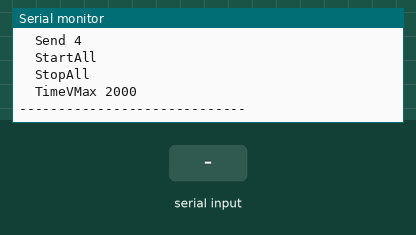
Simulated run of this sketch. Board: Arduino Mega 2560, built with avr-gcc and run on an emulated ATmega2560. On the bench: the last lines printed to the serial monitor. The test bench sets the inputs (shaded band).

Above: at 1.2 s.
1.3 s: "1\n" received over Serial
At 2.4 s:
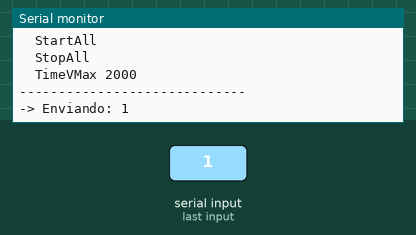
2.8 s: "1\n" received over the second serial link
At 3.5 s:
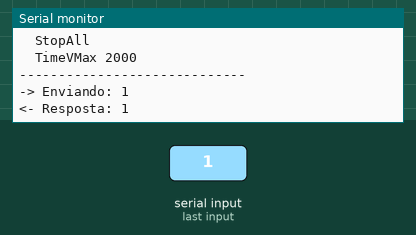
4.3 s: "0\n" received over Serial
At 4.7 s:
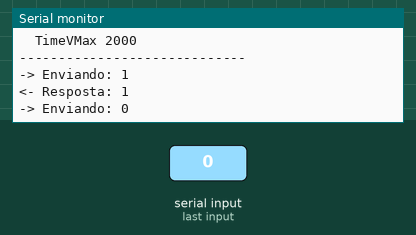
5.8 s: "0\n" received over the second serial link
At 7.0 s:
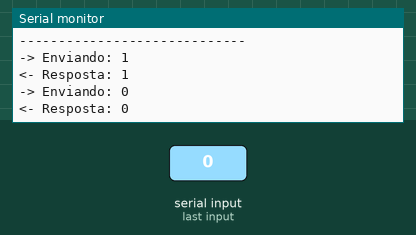

The sketch:

MasterTeste.ino
```cpp
#include <Arduino.h>

#define DEBUG_SERIAL Serial
#define RS485_SERIAL Serial1

// Se o módulo RS485 tiver pino DE/RE, descomente e configure o pino correto.
// #define RS485_DE_RE_PIN 2

void setRs485Tx()
{
#ifdef RS485_DE_RE_PIN
  digitalWrite(RS485_DE_RE_PIN, HIGH);
#endif
}

void setRs485Rx()
{
#ifdef RS485_DE_RE_PIN
  digitalWrite(RS485_DE_RE_PIN, LOW);
#endif
}

void setup()
{
  DEBUG_SERIAL.begin(9600);
  RS485_SERIAL.begin(9600);

#ifdef RS485_DE_RE_PIN
  pinMode(RS485_DE_RE_PIN, OUTPUT);
  setRs485Rx();
#endif

  DEBUG_SERIAL.println("MasterTeste pronto.");
  DEBUG_SERIAL.println("Use o monitor serial para enviar comandos.");
  DEBUG_SERIAL.println("Exemplos:");
  DEBUG_SERIAL.println("  Send 4");
  DEBUG_SERIAL.println("  StartAll");
  DEBUG_SERIAL.println("  StopAll");
  DEBUG_SERIAL.println("  TimeVMax 2000");
  DEBUG_SERIAL.println("-----------------------------");
}

void loop()
{
  if (DEBUG_SERIAL.available() > 0)
  {
    String cmd = DEBUG_SERIAL.readStringUntil('\n');
    cmd.trim();

    if (cmd.length() > 0)
    {
      DEBUG_SERIAL.print("-> Enviando: ");
      DEBUG_SERIAL.println(cmd);

      setRs485Tx();
      RS485_SERIAL.print(cmd);
      RS485_SERIAL.print("\r");
      delay(20);
      setRs485Rx();
    }
  }

  if (RS485_SERIAL.available() > 0)
  {
    String response = RS485_SERIAL.readStringUntil('\n');
    response.trim();

    if (response.length() > 0)
    {
      DEBUG_SERIAL.print("<- Resposta: ");
      DEBUG_SERIAL.println(response);
    }
  }
}
```

Measured:
- after the input at 1.3 s, the serial monitor: prints a new line at once (image 1)
- after the input at 2.8 s, the serial monitor: prints a new line at once (image 2)
- after the input at 4.3 s, the serial monitor: prints a new line at once (image 3)
- after the input at 5.8 s, the serial monitor: prints a new line at once (image 4)
